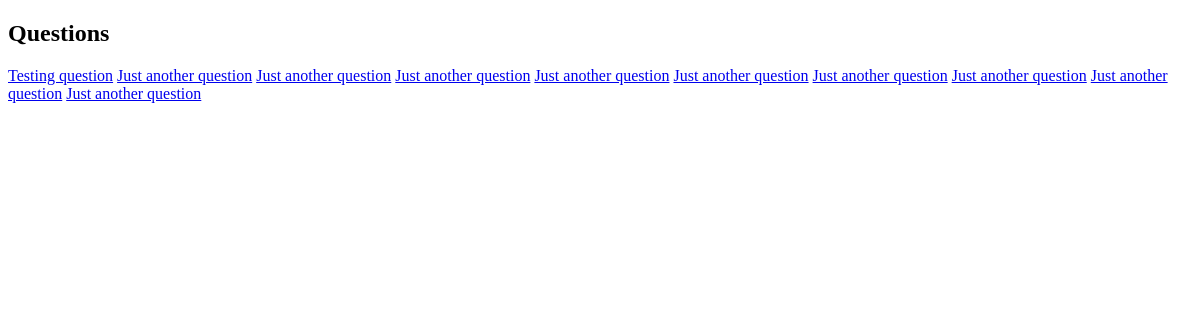
The page /questions/ on the database as committed earlier.
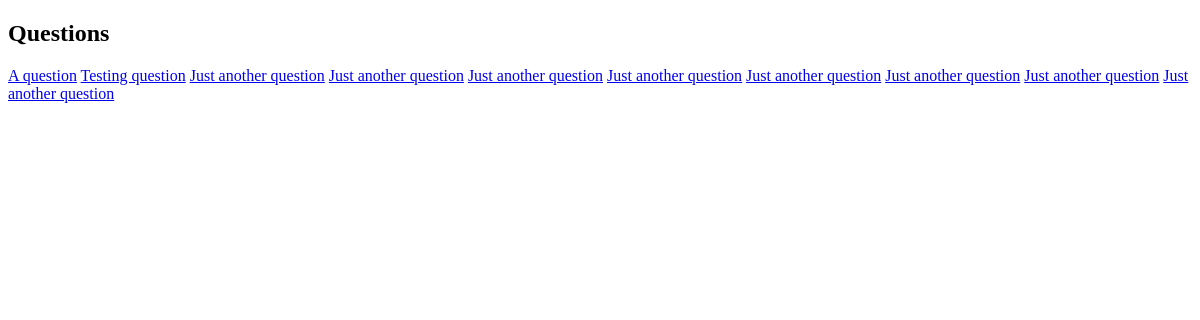
The same page on the database as committed later.
### main/models.py (models this page shows, shortened)
class Question(models.Model):
    title = models.CharField('title for question', max_length=150, blank=False)
    content = models.TextField(
        'more information about question', blank=True, default='')
    content_markdown = models.TextField(null=True)
    asked_by = models.ForeignKey(to=get_user_model(), on_delete=models.CASCADE)
    created_at = models.DateTimeField(default=timezone.now, blank=True)
    votes = models.IntegerField('number of votes cast', default=0)

### main/views.py (the view)
# urls.py: path('questions/', views.all_questions, name='all_questions'),
def all_questions(request):
    question_list = Question.objects.order_by('-created_at')[:10]
    return render(request, 'main/all_questions.html', {'question_list': question_list})

### main/templates/main/all_questions.html (shortened to what this page needs)
<!DOCTYPE html>
<html lang="en">
  <head>
  </head>
  <body>
    <h2>Questions</h2>
    {% for question in question_list %}
    <a href="{% url 'main:question_details' question.id %}"
      >{{question.title}}</a
    >
    {% endfor %}
  </body>
</html>

Rows that differ between the two databases and show on the page:
no longer on this page (row unchanged): Question: title "Just another question"
added Question: title "A question"
